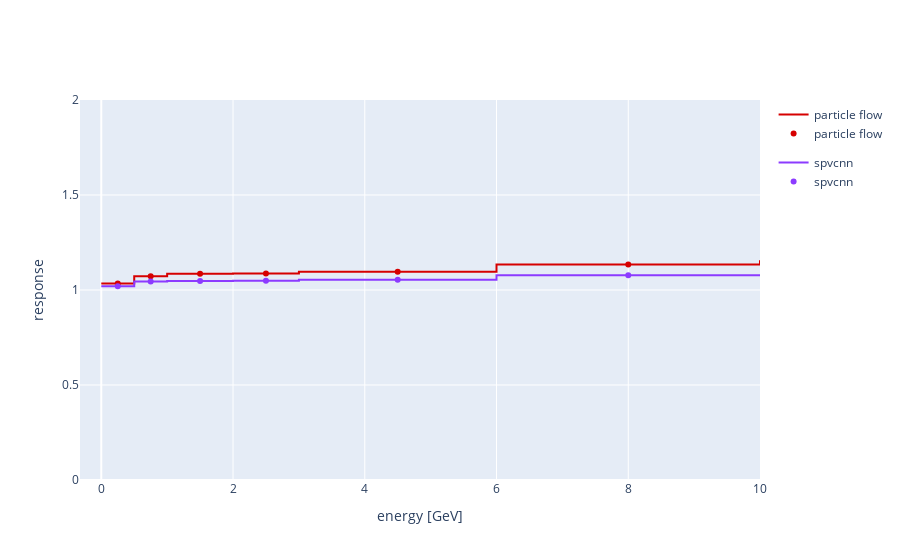

This figure's notebook cell:
### Code cell
response_fig = make_step_plot(edges, pf_response, nn_response)
response_fig.update_layout(yaxis_range=(0,2), yaxis_title='response', xaxis_title='energy [GeV]')
response_fig.show()

### Figure 1 — Plotly figure (JSON) as saved in the notebook; plotly's stock layout.template omitted (floating-point values rounded to 4 significant figures)
{"data": [{"legendgroup": "particle flow", "line": {"color": "rgb(214, 0, 0)", "shape": "hv"}, "mode": "lines", "name": "particle flow", "type": "scatter", "x": [0, 0.5, 1, 2, 3, 6, 10], "y": [1.034, 1.072, 1.086, 1.087, 1.096, 1.134, 1.157]}, {"legendgroup": "particle flow", "line": {"color": "rgb(214, 0, 0)"}, "mode": "markers", "name": "particle flow", "type": "scatter", "x": [0.25, 0.75, 1.5, 2.5, 4.5, 8], "y": [1.034, 1.072, 1.086, 1.087, 1.096, 1.134]}, {"legendgroup": "spvcnn", "line": {"color": "rgb(140, 59, 255)", "shape": "hv"}, "mode": "lines", "name": "spvcnn", "type": "scatter", "x": [0, 0.5, 1, 2, 3, 6, 10], "y": [1.019, 1.045, 1.048, 1.049, 1.053, 1.078, 1.073]}, {"legendgroup": "spvcnn", "line": {"color": "rgb(140, 59, 255)"}, "mode": "markers", "name": "spvcnn", "type": "scatter", "x": [0.25, 0.75, 1.5, 2.5, 4.5, 8], "y": [1.019, 1.045, 1.048, 1.049, 1.053, 1.078]}], "layout": {"xaxis": {"title": {"text": "energy [GeV]"}}, "yaxis": {"range": [0, 2], "title": {"text": "response"}}}}
